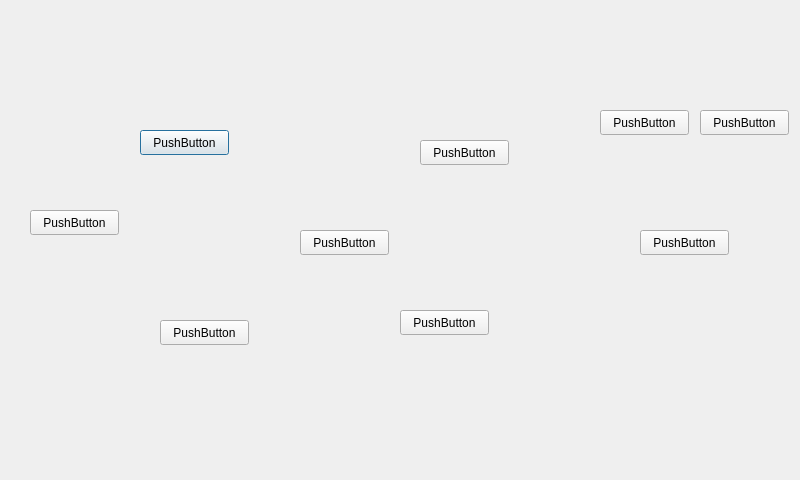
<?xml version="1.0" encoding="UTF-8"?>
<ui version="4.0">
 <class>Dialog</class>
 <widget class="QDialog" name="Dialog">
  <property name="geometry">
   <rect>
    <x>0</x>
    <y>0</y>
    <width>800</width>
    <height>480</height>
   </rect>
  </property>
  <property name="maximumSize">
   <size>
    <width>800</width>
    <height>480</height>
   </size>
  </property>
  <property name="windowTitle">
   <string>Dialog</string>
  </property>
  <widget class="QPushButton" name="pushButton">
   <property name="geometry">
    <rect>
     <x>140</x>
     <y>130</y>
     <width>89</width>
     <height>25</height>
    </rect>
   </property>
   <property name="text">
    <string>PushButton</string>
   </property>
  </widget>
  <widget class="QPushButton" name="pushButton_2">
   <property name="geometry">
    <rect>
     <x>160</x>
     <y>320</y>
     <width>89</width>
     <height>25</height>
    </rect>
   </property>
   <property name="text">
    <string>PushButton</string>
   </property>
  </widget>
  <widget class="QPushButton" name="pushButton_3">
   <property name="geometry">
    <rect>
     <x>30</x>
     <y>210</y>
     <width>89</width>
     <height>25</height>
    </rect>
   </property>
   <property name="text">
    <string>PushButton</string>
   </property>
  </widget>
  <widget class="QPushButton" name="pushButton_4">
   <property name="geometry">
    <rect>
     <x>300</x>
     <y>230</y>
     <width>89</width>
     <height>25</height>
    </rect>
   </property>
   <property name="text">
    <string>PushButton</string>
   </property>
  </widget>
  <widget class="QPushButton" name="pushButton_5">
   <property name="geometry">
    <rect>
     <x>420</x>
     <y>140</y>
     <width>89</width>
     <height>25</height>
    </rect>
   </property>
   <property name="text">
    <string>PushButton</string>
   </property>
  </widget>
  <widget class="QPushButton" name="pushButton_6">
   <property name="geometry">
    <rect>
     <x>400</x>
     <y>310</y>
     <width>89</width>
     <height>25</height>
    </rect>
   </property>
   <property name="text">
    <string>PushButton</string>
   </property>
  </widget>
  <widget class="QPushButton" name="pushButton_7">
   <property name="geometry">
    <rect>
     <x>600</x>
     <y>110</y>
     <width>89</width>
     <height>25</height>
    </rect>
   </property>
   <property name="text">
    <string>PushButton</string>
   </property>
  </widget>
  <widget class="QPushButton" name="pushButton_8">
   <property name="geometry">
    <rect>
     <x>700</x>
     <y>110</y>
     <width>89</width>
     <height>25</height>
    </rect>
   </property>
   <property name="text">
    <string>PushButton</string>
   </property>
  </widget>
  <widget class="QPushButton" name="pushButton_9">
   <property name="geometry">
    <rect>
     <x>640</x>
     <y>230</y>
     <width>89</width>
     <height>25</height>
    </rect>
   </property>
   <property name="text">
    <string>PushButton</string>
   </property>
  </widget>
 </widget>
 <resources/>
 <connections/>
</ui>
